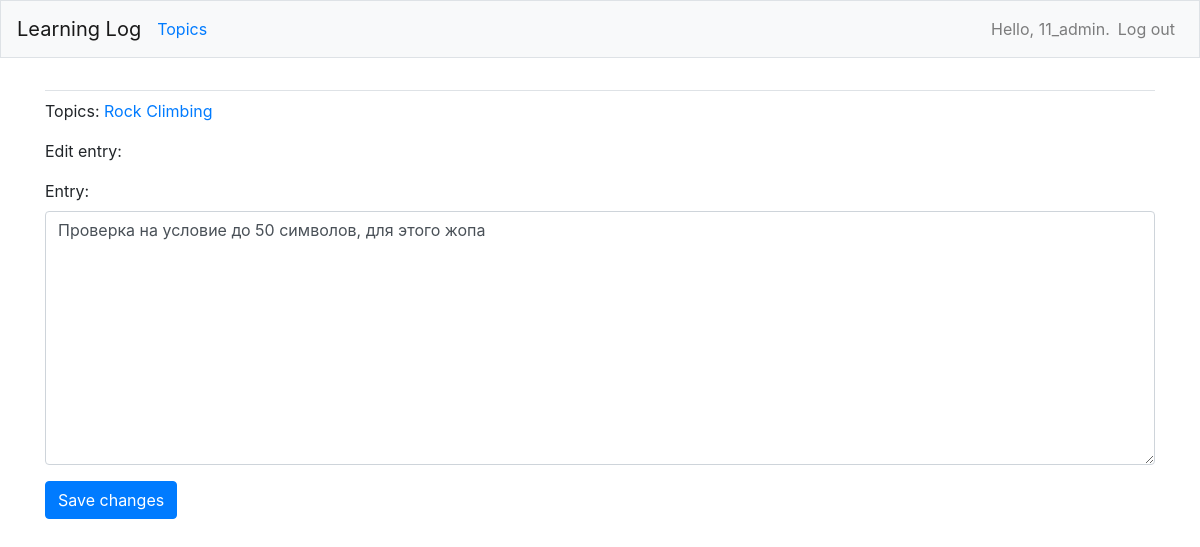
The page /edit_entry/4/ (signed in) on the database its author committed.
### learning_logs/models.py (models this page shows, shortened)
class Topic(models.Model):
    text = models.CharField(max_length=200)
    date_added = models.DateTimeField(auto_now_add=True)
    owner = models.ForeignKey(User, on_delete=models.CASCADE)
    def __str__(self):
        return self.text

class Entry(models.Model):
    topic = models.ForeignKey(Topic, on_delete=models.CASCADE)
    text = models.TextField()
    date_added = models.DateTimeField(auto_now_add=True)
    class Meta:
        verbose_name_plural = 'entries'

### learning_logs/views.py (the view)
# urls.py: path('edit_entry/<int:entry_id>/', views.edit_entry, name='edit_entry'),
@login_required
def edit_entry(request, entry_id):
    entry = Entry.objects.get(id=entry_id)
    topic = entry.topic
    check_topic_owner(request, topic)
    if request.method != 'POST':
        form = EntryForm(instance=entry)
    else:
        form = EntryForm(instance=entry, data=request.POST)
        if form.is_valid():
            form.save()
            return redirect('learning_logs:topic', topic_id=topic.id)
    context = {'entry': entry, 'topic': topic, 'form': form}
    return render(request, 'learning_logs/edit_entry.html', context)

### learning_logs/forms.py
class EntryForm(forms.ModelForm):
    class Meta:
        model = Entry
        fields = ['text']
        labels = {'text': 'Entry:'}
        widgets = {'text': forms.Textarea(attrs={'cols': 80})}

### learning_logs/views.py (called while the page is built)
def check_topic_owner(request, topic):
    if topic.owner != request.user:
        raise Http404

### learning_logs/templates/learning_logs/edit_entry.html (shortened to what this page needs)
{% extends 'learning_logs/base.html' %}
{% load bootstrap4 %}
{% block content %}
<p>Topics: <a href="{% url 'learning_logs:topic' topic.id %}">{{ topic }}</a></p>
<p>Edit entry:</p>
<form action="{% url 'learning_logs:edit_entry' entry.id %}" method="post" class="form">
    {% bootstrap_form form %}
    {% buttons %}
        <button name="submit" class="btn btn-primary">Save changes</button>
    {% endbuttons %}
</form>
{% endblock content %}

### learning_logs/templates/learning_logs/base.html (shortened to what this page needs)
{% load bootstrap4 %}
<!doctype html>
<html lang="en">
    <head>
        {% bootstrap_css %}
    </head>
    <body>
        <nav class="navbar navbar-expand-md navbar-light bg-light mb-4 border">
            <a class="navbar-brand" href="{% url 'learning_logs:index' %}">
                Learning Log
            </a>
            <div class="collapse navbar-collapse" id="navbarCollapse">
                <ul class="navbar-nav mr-auto">
                    <li class="nav-item">
                        <a href="{% url 'learning_logs:topics' %}">Topics</a>
                    </li>
                </ul>
                <ul class="navbar-nav ml-auto">
                    {% if user.is_authenticated %}
                        <li class="nav-item">
                            <span class="navbar-text">Hello, {{ user.username }}.</span>
                        </li>
                        <li class="nav-item">
                            <a href="#" onclick="event.preventDefault(); document.getElementById('logout-form').submit();" class="nav-link">Log out</a>
                        </li>
                    {% endif %}
                </ul>
            </div>
        </nav>
        <main role="main" class="container">
            <div class="pb-2 mb-2 border-bottom">
            </div>
            <div>
                {% block content %}{% endblock content %}
            </div>
        </main>
    </body>
</html>

### rows shown on the page
Topic: text "Rock Climbing"
Entry: text "Проверка на условие до 50 символов, для этого жопа"

### other values the page prints
{{ user.username }} "11_admin"
